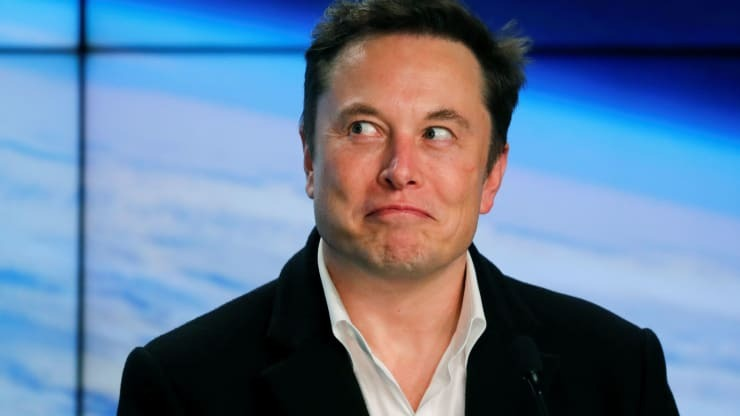
#> input picture Open_CV/ImagesTest/Elon_musk_test.jpg, 740 x 416 px, given in place of lena.png, which was not available
$ python tutorial_Joining_Multiple_Images.py
#> lines starting #> are read from the running program, lines starting #| are printed output that depends on the picture; after the words box and inside, x2 and y2 are one past the last pixel; in counts of white or black regions, pixels touching at a corner belong together; pictures that were not available may be replaced by others from this repository, and a replacement may not be noted
### Open_CV/Stack_Image.py
#!/usr/bin/env python3
# -*- coding: utf-8 -*-
"""
Created on Sat Apr 24 18:53:18 2021

@author: tai
"""
import cv2
import numpy as np
def stackImages(imgArray,scale,lables=[]):
    sizeW= imgArray[0][0].shape[1]
    sizeH = imgArray[0][0].shape[0]
    rows = len(imgArray)
    cols = len(imgArray[0])
    rowsAvailable = isinstance(imgArray[0], list)
    width = imgArray[0][0].shape[1]
    height = imgArray[0][0].shape[0]
    if rowsAvailable:
        for x in range ( 0, rows):
            for y in range(0, cols):
                imgArray[x][y] = cv2.resize(imgArray[x][y], (sizeW, sizeH), None, scale, scale)
                if len(imgArray[x][y].shape) == 2: imgArray[x][y]= cv2.cvtColor( imgArray[x][y], cv2.COLOR_GRAY2BGR)
        imageBlank = np.zeros((height, width, 3), np.uint8)
        hor = [imageBlank]*rows
        hor_con = [imageBlank]*rows
        for x in range(0, rows):
            hor[x] = np.hstack(imgArray[x])
            hor_con[x] = np.concatenate(imgArray[x])
        ver = np.vstack(hor)
        ver_con = np.concatenate(hor)
    else:
        for x in range(0, rows):
            imgArray[x] = cv2.resize(imgArray[x], (sizeW, sizeH), None, scale, scale)
            if len(imgArray[x].shape) == 2: imgArray[x] = cv2.cvtColor(imgArray[x], cv2.COLOR_GRAY2BGR)
        hor= np.hstack(imgArray)
        hor_con= np.concatenate(imgArray)
        ver = hor
    if len(lables) != 0:
        eachImgWidth= int(ver.shape[1] / cols)
        eachImgHeight = int(ver.shape[0] / rows)
        print(eachImgHeight)
        for d in range(0, rows):
            for c in range (0,cols):
                cv2.rectangle(ver,(c*eachImgWidth,eachImgHeight*d),(c*eachImgWidth+len(lables[d][c])*13+27,30+eachImgHeight*d),(255,255,255),cv2.FILLED)
                cv2.putText(ver,lables[d][c],(eachImgWidth*c+10,eachImgHeight*d+20),cv2.FONT_HERSHEY_COMPLEX,0.7,(255,0,255),2)
    return ver

### Open_CV/tutorial_Joining_Multiple_Images.py
#!/usr/bin/env python3
# -*- coding: utf-8 -*-
"""
Created on Sat Apr 24 21:19:47 2021

@author: tai
"""

import cv2
import numpy as np

path = "Resources/lena.png"
img = cv2.imread(path)
#> img is the input picture: shape (416, 740, 3); mean B, G, R 151.8, 121.4, 99.3
imgGray = cv2.cvtColor(img, cv2.COLOR_BGR2GRAY)
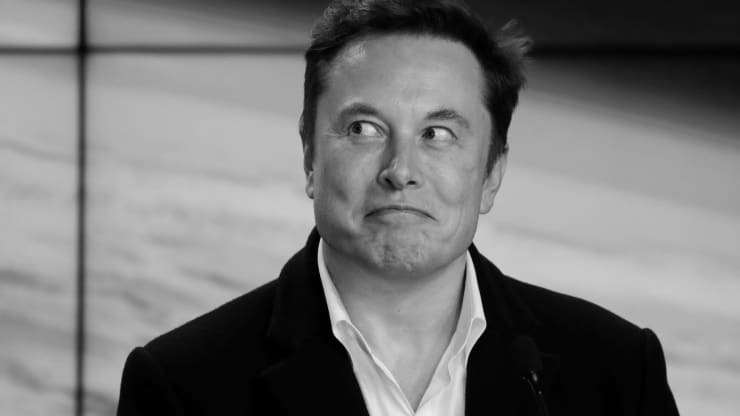
#> imgGray: shape (416, 740); min 0, max 238, mean 118.2
imgBlur = cv2.GaussianBlur(imgGray, (7, 7), 0)
imgCanny = cv2.Canny(imgBlur, 100, 200)
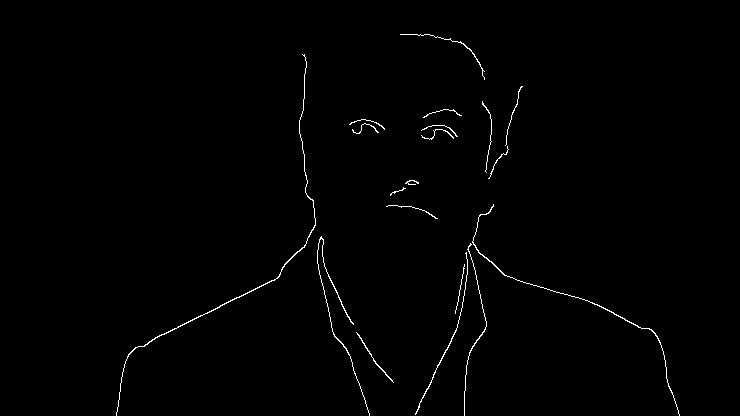
#> imgCanny: shape (416, 740); 0.8% white in thin lines or dots, all inside (x1, y1, x2, y2) = (116, 34, 680, 416)

kernel = np.ones((5, 5), dtype=np.uint8)
imgDilation = cv2.dilate(imgCanny, kernel, iterations = 2)
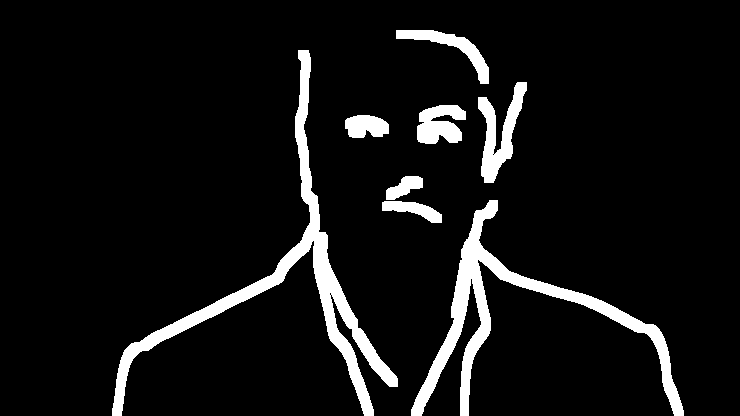
#> imgDilation: shape (416, 740); 7.7% white; 8 white regions, largest, box (x1, y1, x2, y2) and area: (112, 50, 398, 416) 9179, (411, 200, 684, 416) 7886, (478, 82, 527, 183) 2016
imgEroded = cv2.erode(imgDilation, kernel, iterations = 2)
#> imgEroded: shape (416, 740); 1.2% white; 10 white regions, largest, box (x1, y1, x2, y2) and area: (415, 204, 680, 416) 1262, (116, 54, 370, 416) 1229, (482, 86, 523, 179) 328


####################### Horizontal and Vertical stack Image without using function #########################
hor = np.hstack((img, img))
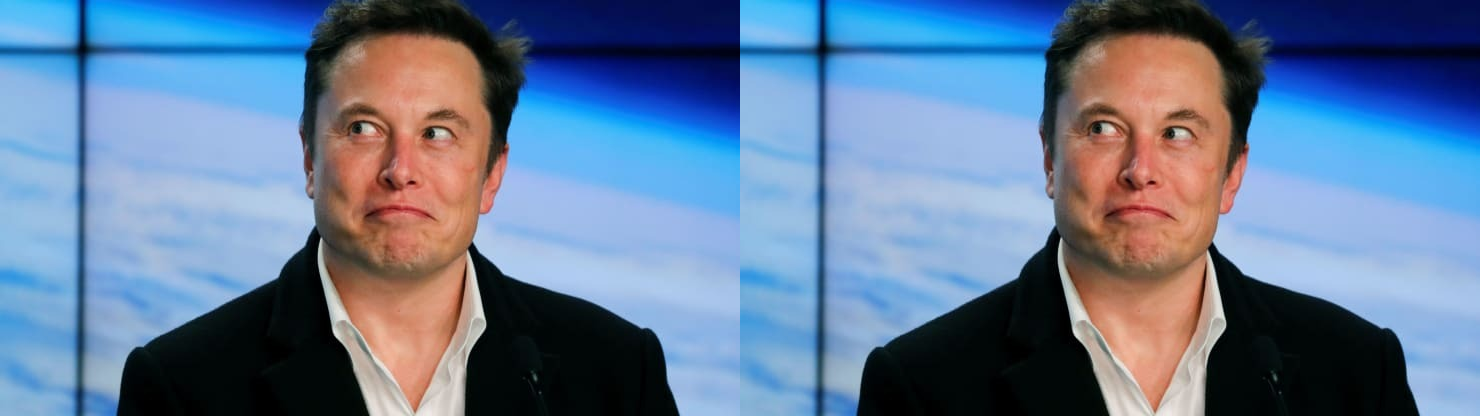
#> hor: shape (416, 1480, 3); mean B, G, R 151.8, 121.4, 99.3
ver = np.vstack((img, img))
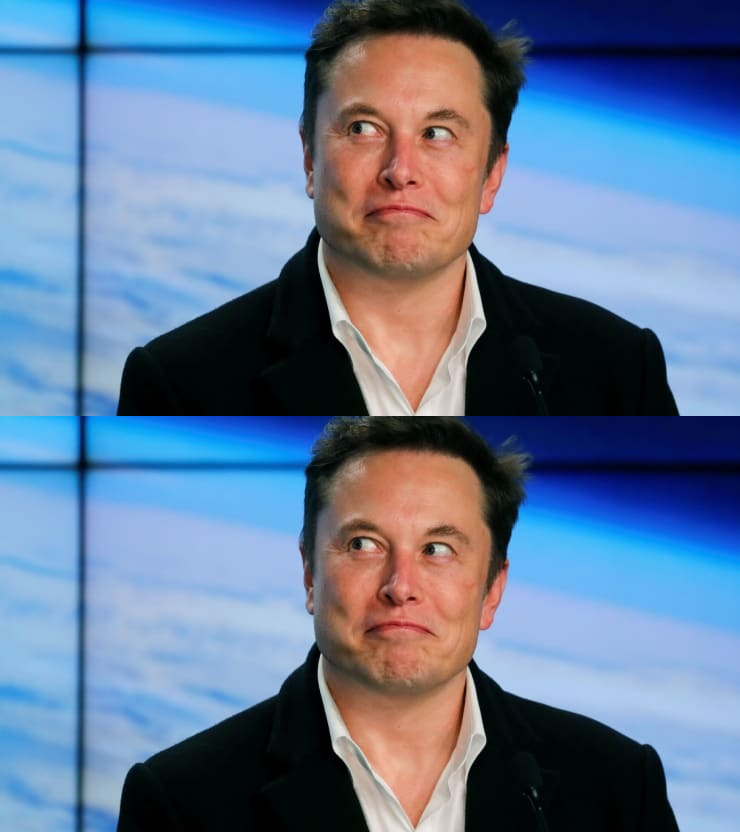
#> ver: shape (832, 740, 3); mean B, G, R 151.8, 121.4, 99.3

cv2.imshow("Horizontal Images", hor)
cv2.imshow("Vertical Images", ver)
'''
Problem 1: 2 images must in the same size *****************************
Problem 2: 2 images must have the same channels **********************
mean that we cannot stack Gray image and BGR images together.
'''

from Stack_Image import stackImages

StackedImages = stackImages(([img, imgGray, imgBlur], [imgCanny, imgDilation, imgEroded]), 0.8)
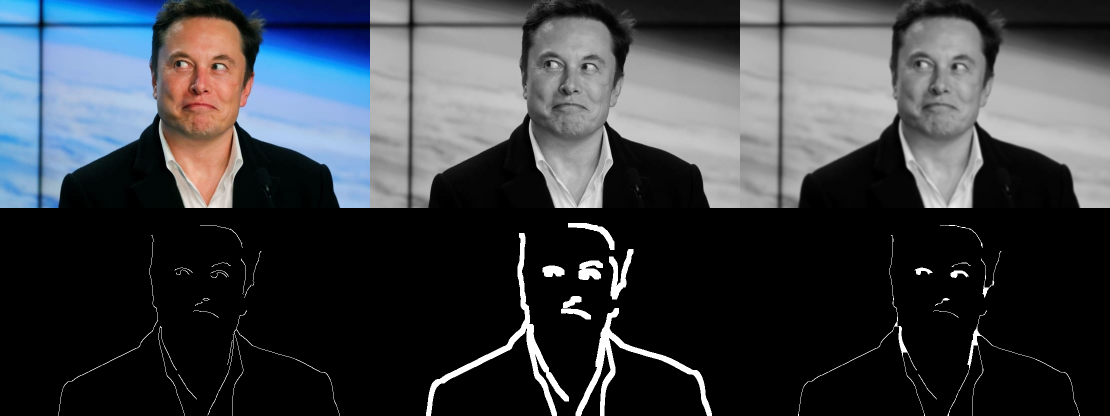
#> StackedImages: shape (832, 2220, 3) (shown at 1/2 size); mean B, G, R 68.9, 63.8, 60.1

imgBlank = np.zeros((200, 200), dtype = np.uint8)
# stackImages resize all image to the first img (TOP - LEFT image)
#StackedImages = stackImages(([img, imgGray, imgBlur], [imgCanny, imgDilation, imgBlank]), 0.8)

cv2.imshow("Stacked Images",StackedImages)

cv2.waitKey(0)
cv2.destroyAllWindows()

####################### Webcam Stack Images #######################
import cv2

frameWidth = 640
frameHeight = 480
cap = cv2.VideoCapture(0)
cap.set(3, frameWidth)
cap.set(4, frameHeight)

while True:
    success, img = cap.read()

    imgGray = cv2.cvtColor(img, cv2.COLOR_BGR2GRAY)
    imgBlur = cv2.GaussianBlur(imgGray, (7, 7), 0)
    imgCanny = cv2.Canny(imgBlur, 100, 200)

    kernel = np.ones((5, 5), dtype=np.uint8)
    imgDilation = cv2.dilate(imgCanny, kernel, iterations = 2)
    imgEroded = cv2.erode(imgDilation, kernel, iterations = 2)

    from Stack_Image import stackImages
    '''
    in folder
    from Other_folder import Stack_Images
    Stack_Images.stackImages()
    '''
    #StackedImages = stackImages(([img, imgGray, imgBlur], [imgCanny, imgDilation, imgEroded]), 0.8)
    ############# ERROR : scale NOT WORKING **************************************
    StackedImages = stackImages(([img, imgGray, imgBlur, imgCanny, imgDilation, imgEroded]
                                 , [img, imgGray, imgBlur, imgCanny, imgDilation, imgEroded]), scale=0.1)
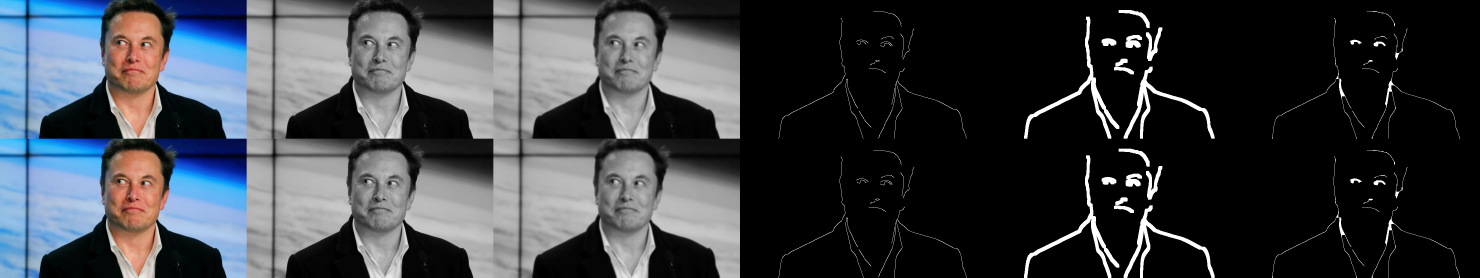
#> StackedImages: shape (832, 4440, 3) (shown at 1/3 size); mean B, G, R 68.9, 63.8, 60.1
    cv2.imshow("Stacked Images",StackedImages)

    if cv2.waitKey(1) & 0xFF == ord('q'):
#> (key q is pressed here)
        break

cap.release()
#cv2.waitKey(0)
cv2.destroyAllWindows()
